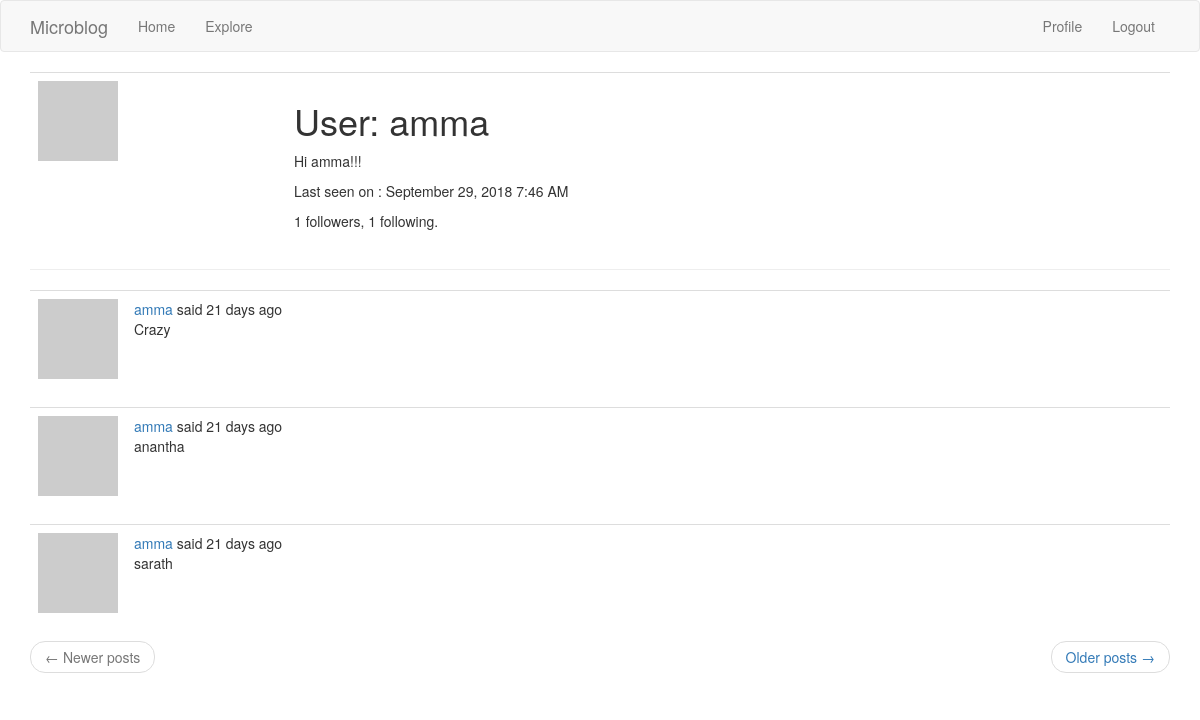
Page /user/amma (signed in) on the earlier database version.
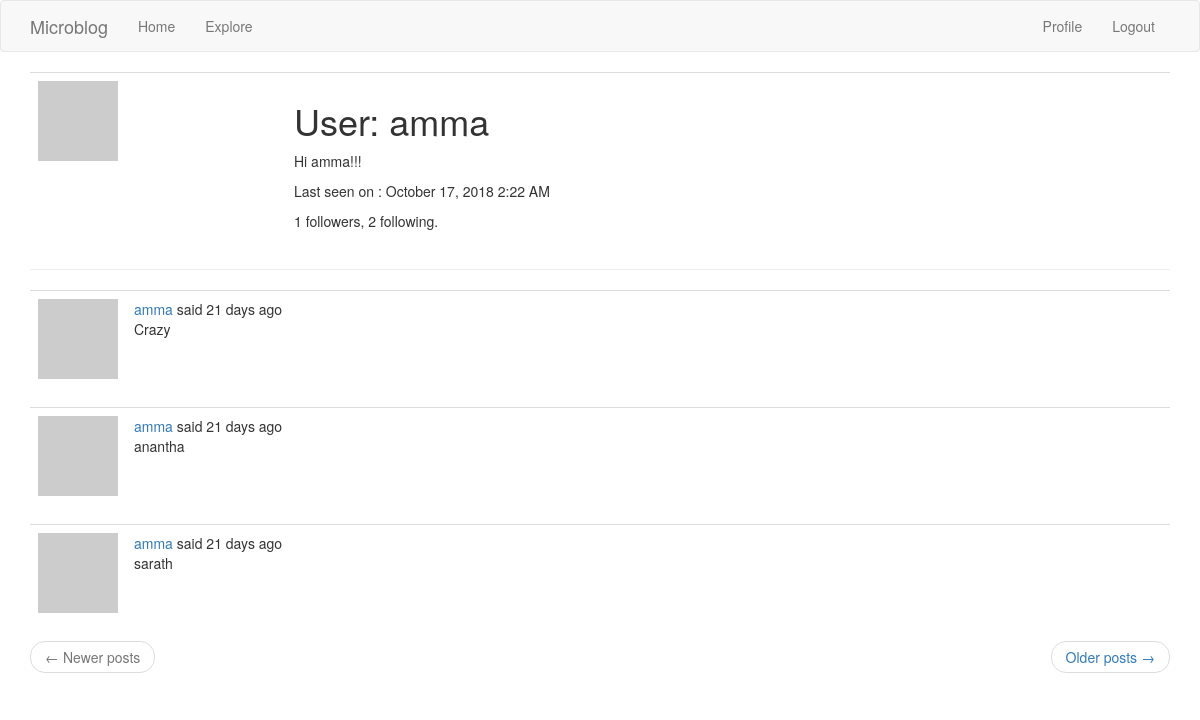
Same page on the later database version.
### app/models.py (models this page shows, shortened)
class User(UserMixin, db.Model):
    id              = db.Column(db.Integer, primary_key=True)
    username        = db.Column(db.String(64), index=True, unique=True)
    email           = db.Column(db.String(120), index=True, unique=True)
    password_hash   = db.Column(db.String(128))
    posts           = db.relationship('Post',backref='author',lazy='dynamic')
    about_me        = db.Column(db.String(140))
    last_seen       = db.Column(db.DateTime, default=datetime.utcnow())
    followed        = db.relationship(
        'User', secondary=followers,
        primaryjoin=(followers.c.follower_id == id),
        secondaryjoin=(followers.c.followed_id == id),
        backref=db.backref('followers', lazy='dynamic'), lazy='dynamic')
    def avatar(self, size):
        md5=hashlib.md5
        digest = md5(self.email.lower().encode('utf-8')).hexdigest()
        return 'https://www.gravatar.com/avatar/{}?d=identicon&s={}'.format(
            digest, size)

### app/routes.py (the view)
@app.route('/user/<username>')
@login_required
def user(username):
    user = User.query.filter_by(username=username).first_or_404()
    page = request.args.get('page', 1, type=int)
    posts = user.posts.order_by(Post.timestamp.desc()).paginate(
        page, app.config['POSTS_PER_PAGE'], False)
    next_url = url_for('user', username=user.username, page=posts.next_num) if posts.has_next else None
    prev_url = url_for('user', username=user.username, page=posts.prev_num) if posts.has_prev else None
    return render_template('user.html', user=user, posts=posts.items,next_url=next_url, prev_url=prev_url)

### app/models.py (called while the page is built)
@login.user_loader
def load_user(id):
    return User.query.get(int(id))

### app/routes.py (called while the page is built)
@app.before_request
def before_request():
    if current_user.is_authenticated:
        current_user.last_seen = datetime.utcnow()
        db.session.commit()
    g.locale = str(get_locale())

### app/templates/user.html (shortened to what this page needs)
{% extends "base.html" %}
{% block app_content%}
<table class="table table-hover">
  <tr>
           <td width="256px"><img src="{{ user.avatar(256) }}"></td>
           <td>
        <h1>User: {{user.username}}</h1>
        {% if user.about_me %} <p> {{user.about_me}} </p>{% endif %}
        {% if user.last_seen %} <p> Last seen on : {{moment(user.last_seen).format('LLL')}} </p>{% endif %}
         <p>{{ user.followers.count() }} followers, {{ user.followed.count() }} following.</p>
      </td>
  </tr>
</table>
  <hr>
  {%for post in posts%}
    {% include "_posts.html"%}
  {% endfor %}
  <nav aria-label="...">
       <ul class="pager">
           <li class="previous{% if not prev_url %} disabled{% endif %}">
               <a href="{{ prev_url or '#' }}">
                   <span aria-hidden="true">&larr;</span> Newer posts
               </a>
           </li>
           <li class="next{% if not next_url %} disabled{% endif %}">
               <a href="{{ next_url or '#' }}">
                   Older posts <span aria-hidden="true">&rarr;</span>
               </a>
           </li>
       </ul>
   </nav>
{% endblock %}

Differences in the rows shown:
changed User "amma": last_seen "September 29, 2018 7:46 AM" → "October 17, 2018 2:22 AM"
Other differences:
{{ user.followed.count() }}: "1" → "2"
